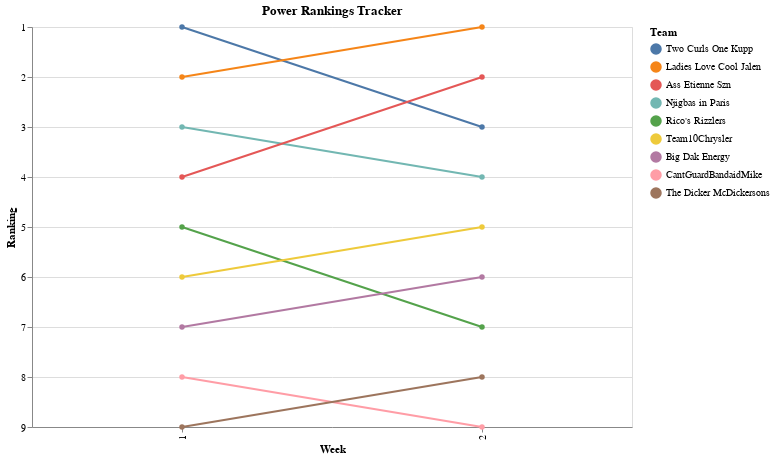

Source (notebook cell):
### Code cell
import pandas as pd
import altair as alt

# Sample data with consistent number of teams and rankings over multiple weeks
data = {
    'Team': ['Two Curls One Kupp', 'Ladies Love Cool Jalen', 'Njigbas in Paris', 'Ass Etienne Szn', 
             "Rico's Rizzlers", 'Team10Chrysler', 'Big Dak Energy', 'CantGuardBandaidMike', 
             'The Dicker McDickersons', 'Two Curls One Kupp', 'Ladies Love Cool Jalen', 
             'Njigbas in Paris', 'Ass Etienne Szn', "Rico's Rizzlers", 'Team10Chrysler', 
             'Big Dak Energy', 'CantGuardBandaidMike', 'The Dicker McDickersons'],
    'Week': [1, 1, 1, 1, 1, 1, 1, 1, 1, 2, 2, 2, 2, 2, 2, 2, 2, 2],
    'Ranking': [1, 2, 3, 4, 5, 6, 7, 8, 9, 3, 1, 4, 2, 7, 5, 6, 9, 8]
}

df = pd.DataFrame(data)

# Create a line chart
chart = alt.Chart(df).mark_line(point=True).encode(
    x=alt.X('Week:O', title='Week'),
    y=alt.Y('Ranking:Q', scale=alt.Scale(domain=[1, 9], reverse=True), title='Ranking'),
    color=alt.Color('Team:N', sort=alt.EncodingSortField(field='Ranking', order='ascending')),
    tooltip=['Team', 'Week', 'Ranking']
).properties(
    title='Power Rankings Tracker',
    width=600,
    height=400
)

chart

### Figure 1 — Vega-Lite specification as saved in the notebook (floating-point values rounded to 4 significant figures)
{"config": {"view": {"continuousWidth": 300, "continuousHeight": 300}}, "data": {"name": "data-fae7fe25abbaae2e83114a3074e2e663"}, "mark": {"type": "line", "point": true}, "encoding": {"color": {"field": "Team", "sort": {"field": "Ranking", "order": "ascending"}, "type": "nominal"}, "tooltip": [{"field": "Team", "type": "nominal"}, {"field": "Week", "type": "quantitative"}, {"field": "Ranking", "type": "quantitative"}], "x": {"field": "Week", "title": "Week", "type": "ordinal"}, "y": {"field": "Ranking", "scale": {"domain": [1, 9], "reverse": true}, "title": "Ranking", "type": "quantitative"}}, "height": 400, "title": "Power Rankings Tracker", "width": 600, "$schema": "https://vega.github.io/schema/vega-lite/v5.15.1.json", "datasets": {"data-fae7fe25abbaae2e83114a3074e2e663": [{"Team": "Two Curls One Kupp", "Week": 1, "Ranking": 1}, {"Team": "Ladies Love Cool Jalen", "Week": 1, "Ranking": 2}, {"Team": "Njigbas in Paris", "Week": 1, "Ranking": 3}, {"Team": "Ass Etienne Szn", "Week": 1, "Ranking": 4}, {"Team": "Rico's Rizzlers", "Week": 1, "Ranking": 5}, {"Team": "Team10Chrysler", "Week": 1, "Ranking": 6}, {"Team": "Big Dak Energy", "Week": 1, "Ranking": 7}, {"Team": "CantGuardBandaidMike", "Week": 1, "Ranking": 8}, {"Team": "The Dicker McDickersons", "Week": 1, "Ranking": 9}, {"Team": "Two Curls One Kupp", "Week": 2, "Ranking": 3}, {"Team": "Ladies Love Cool Jalen", "Week": 2, "Ranking": 1}, {"Team": "Njigbas in Paris", "Week": 2, "Ranking": 4}, {"Team": "Ass Etienne Szn", "Week": 2, "Ranking": 2}, {"Team": "Rico's Rizzlers", "Week": 2, "Ranking": 7}, {"Team": "Team10Chrysler", "Week": 2, "Ranking": 5}, {"Team": "Big Dak Energy", "Week": 2, "Ranking": 6}, {"Team": "CantGuardBandaidMike", "Week": 2, "Ranking": 9}, {"Team": "The Dicker McDickersons", "Week": 2, "Ranking": 8}]}}
